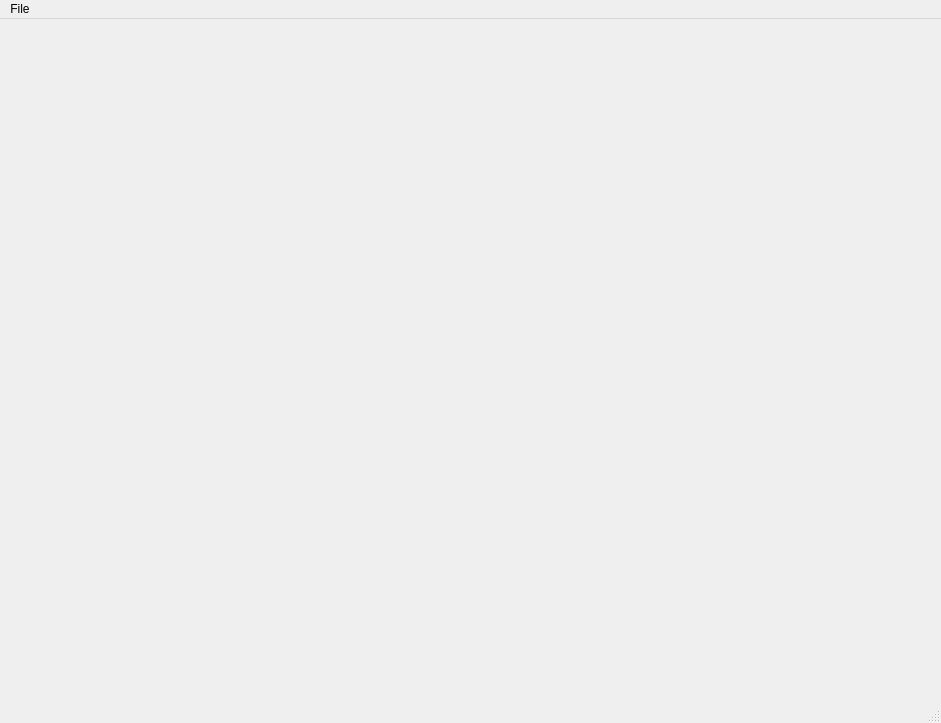
<?xml version="1.0" encoding="UTF-8"?>
<ui version="4.0">
 <class>MainWindowClass</class>
 <widget class="QMainWindow" name="MainWindowClass">
  <property name="geometry">
   <rect>
    <x>0</x>
    <y>0</y>
    <width>941</width>
    <height>723</height>
   </rect>
  </property>
  <property name="windowTitle">
   <string>MainWindow</string>
  </property>
  <widget class="QWidget" name="centralWidget"/>
  <widget class="QMenuBar" name="menuBar">
   <property name="geometry">
    <rect>
     <x>0</x>
     <y>0</y>
     <width>941</width>
     <height>18</height>
    </rect>
   </property>
   <widget class="QMenu" name="menuFile">
    <property name="title">
     <string>File</string>
    </property>
    <addaction name="actionSearch"/>
    <addaction name="separator"/>
    <addaction name="actionExit"/>
   </widget>
   <addaction name="menuFile"/>
  </widget>
  <widget class="QStatusBar" name="statusBar"/>
  <action name="actionSearch">
   <property name="text">
    <string>&amp;Search text...</string>
   </property>
  </action>
  <action name="actionExit">
   <property name="text">
    <string>Exit</string>
   </property>
   <property name="shortcutContext">
    <enum>Qt::WindowShortcut</enum>
   </property>
   <property name="menuRole">
    <enum>QAction::TextHeuristicRole</enum>
   </property>
  </action>
 </widget>
 <layoutdefault spacing="6" margin="11"/>
 <resources>
  <include location="MainWindow.qrc"/>
 </resources>
 <connections>
  <connection>
   <sender>actionExit</sender>
   <signal>triggered()</signal>
   <receiver>MainWindowClass</receiver>
   <slot>close()</slot>
   <hints>
    <hint type="sourcelabel">
     <x>-1</x>
     <y>-1</y>
    </hint>
    <hint type="destinationlabel">
     <x>470</x>
     <y>361</y>
    </hint>
   </hints>
  </connection>
  <connection>
   <sender>actionSearch</sender>
   <signal>triggered()</signal>
   <receiver>MainWindowClass</receiver>
   <slot>openSearchDialog()</slot>
   <hints>
    <hint type="sourcelabel">
     <x>-1</x>
     <y>-1</y>
    </hint>
    <hint type="destinationlabel">
     <x>470</x>
     <y>361</y>
    </hint>
   </hints>
  </connection>
 </connections>
 <slots>
  <slot>openSearchDialog()</slot>
 </slots>
</ui>
